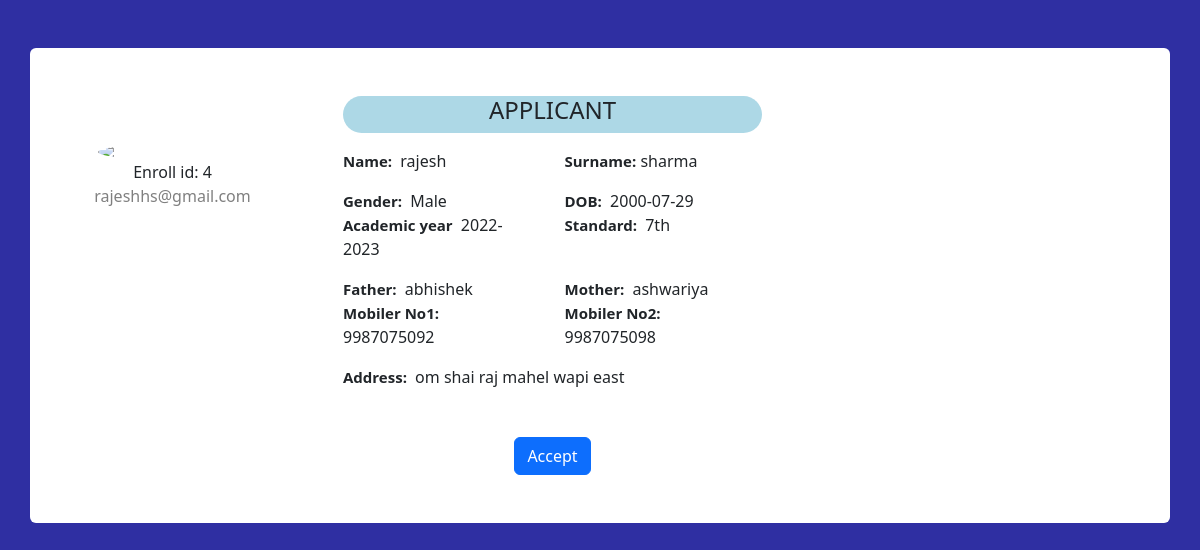
Screenshot of /viewcard.php?id=4 with the database file from the repository.
### tables this page shows
CREATE TABLE `application` (
  `enroll_no` int(100) NOT NULL,
  `first_name` varchar(100) NOT NULL,
  `last_name` varchar(30) NOT NULL,
  `gender` varchar(20) NOT NULL,
  `dob` varchar(20) NOT NULL,
  `academic_year` varchar(30) NOT NULL,
  `standard` varchar(100) NOT NULL,
  `email` varchar(50) NOT NULL,
  `address` varchar(100) NOT NULL,
  `father_name` varchar(100) NOT NULL,
  `mother_name` varchar(100) NOT NULL,
  `mobile_no1` varchar(30) NOT NULL,
  `mobile_no2` varchar(30) NOT NULL,
  `image` varchar(100) NOT NULL,
  `mail` int(15) NOT NULL
);

### viewcard.php (the view, shortened to what this page needs)
<!doctype html>
<html lang="en">
<head>
  <link href="https://cdn.jsdelivr.net/npm/bootstrap@5.3.2/dist/css/bootstrap.min.css" rel="stylesheet"
 />
</head>
<body style="background-color: #2f2fa2">
  <div class="container rounded bg-white mt-5 mb-5 ">
    <?php
           $id=$_GET["id"];
           include('config.php');
            $sql="SELECT * FROM `application` WHERE `enroll_no`=$id;";
           $result=mysqli_query($conn,$sql);
           $rows=mysqli_fetch_assoc($result);
      ?>
    <div class="row">
      <div class="col-md-3 border-right">
        <div class="d-flex flex-column align-items-center text-center p-3 py-5"><img class="rounded-circle mt-5"
            width="150px" src="applicant/<?php  echo $rows['image'] ; ?>"><span class="font-weight-bold">Enroll id:
            <?php  echo $rows['enroll_no'] ; ?>
          </span><span class="text-black-50">
            <?php  echo $rows['email'] ; ?>
          </span><span> </span>
        </div>
      </div>
      <div class="col-md-5 border-right">
        <div class="p-3 py-5">
          <div class="d-flex justify-content-center align-items-center mb-3 rounded-pill"
            style="background-color:lightblue;">
            <h4 class="h4 text-uppercase">Applicant</h4>
          </div>
          <div class="row mt-2">
            <div class="col-md-6"><label class="labels">Name:</label><span class="mx-1">
                <?php  echo $rows['first_name'] ; ?>
              </span> </div>
            <div class="col-md-6"><label class="labels">Surname:</label>
              <?php  echo $rows['last_name'] ; ?>
            </div>
          </div>
          <div class="row mt-3">
            <div class="col-md-6"><label class="labels">Gender:</label><span class="mx-1">
                <?php  echo $rows['gender'] ; ?>
              </span></div>
            <div class="col-md-6"><label class="labels">DOB:</label><span class="mx-1">
                <?php  echo $rows['dob'] ; ?>
              </span></div>
            <div class="col-md-6"><label class="labels">Academic year</label><span class="mx-1">
                <?php  echo $rows['academic_year'] ; ?>
              </span></div>
            <div class="col-md-6"><label class="labels">Standard:</label><span class="mx-1">
                <?php  echo $rows['standard'] ; ?>
              </span></div>
          </div>
          <div class="row mt-3">
            <div class="col-md-6"><label class="labels">Father:</label><span class="mx-1">
                <?php  echo $rows['father_name'] ; ?>
              </span></div>
            <div class="col-md-6"><label class="labels">Mother:</label><span class="mx-1">
                <?php  echo $rows['mother_name'] ; ?>
              </span></div>
            <div class="col-md-6"><label class="labels">Mobiler No1:</label><span class="mx-1">
                <?php  echo $rows['mobile_no1'] ; ?>
              </span></div>
            <div class="col-md-6"><label class="labels">Mobiler No2:</label><span class="mx-1">
                <?php  echo $rows['mobile_no2'] ; ?>
              </span></div>
          </div>
          <div class="row mt-3">
            <div class="col-md-12"><label class="labels">Address:</label><span class="mx-1">
                <?php  echo $rows['address'] ; ?>
              </span></div>
          </div>
          <div class="mt-5 text-center">
            <?php
                if (!empty($rows['mail'])) {
                  echo "<button type='button' class='btn btn-success' data-bs-toggle='modal' data-bs-target='#exampleModal' data-bs-whatever='@getbootstrap'>Notefied</button>";
                }
                else{
                  echo "<button type='button' class='btn btn-primary' data-bs-toggle='modal' data-bs-target='#exampleModal' data-bs-whatever='@getbootstrap'>Accept</button>";
                }
            ?>
          </div>
        </div>
      </div>
    </div>
  </div>
</body>
</html>

### viewcard.php (style rules this page uses)
.labels { font-size: 15px; font-weight: bold; }

### rows the page displays
application: enroll_no "4", email "rajeshhs@gmail.com", first_name "rajesh", last_name "sharma", gender "Male", dob "2000-07-29", academic_year "2022-2023", standard "7th", father_name "abhishek", mother_name "ashwariya", mobile_no1 "9987075092", mobile_no2 "9987075098", address "om shai raj mahel wapi east"
